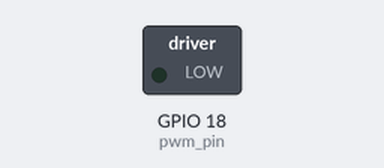
Bench run of a program on a simulated Raspberry Pi (BCM pin numbers). On the bench: switched loads named in the program (green lamp = pin HIGH).

Above: at 0.05 s.
At 0.5 s:
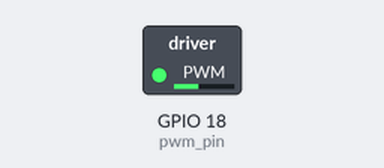
At 1.0 s:
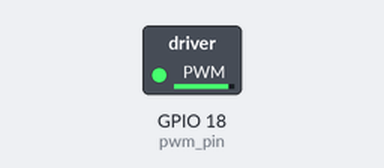
At 2.0 s:
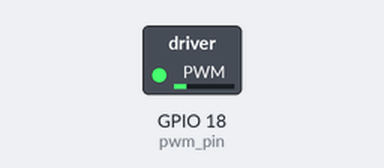
Timing chart, 0 to 5.1 s (numbered marks = the images above):
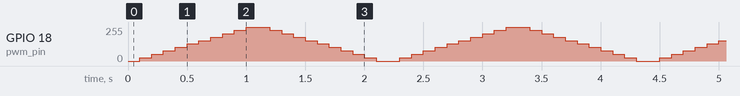

The program:

motor_pwm.py
```python
import RPi.GPIO as GPIO
import time

# 设置GPIO模式
GPIO.setmode(GPIO.BCM)

# 设置PWM引脚（例如GPIO 18）
pwm_pin = 18
GPIO.setup(pwm_pin, GPIO.OUT)

# 创建PWM对象，设置频率为50Hz
pwm = GPIO.PWM(pwm_pin, 50)
pwm.start(0)

try:
    while True:
        for duty_cycle in range(0, 101, 10):  # 从0%到100%的占空比
            pwm.ChangeDutyCycle(duty_cycle)
            time.sleep(0.1)
        for duty_cycle in range(100, -1, -10):  # 从100%到0%的占空比
            pwm.ChangeDutyCycle(duty_cycle)
            time.sleep(0.1)
except KeyboardInterrupt:
    pwm.stop()
    GPIO.cleanup()
```
